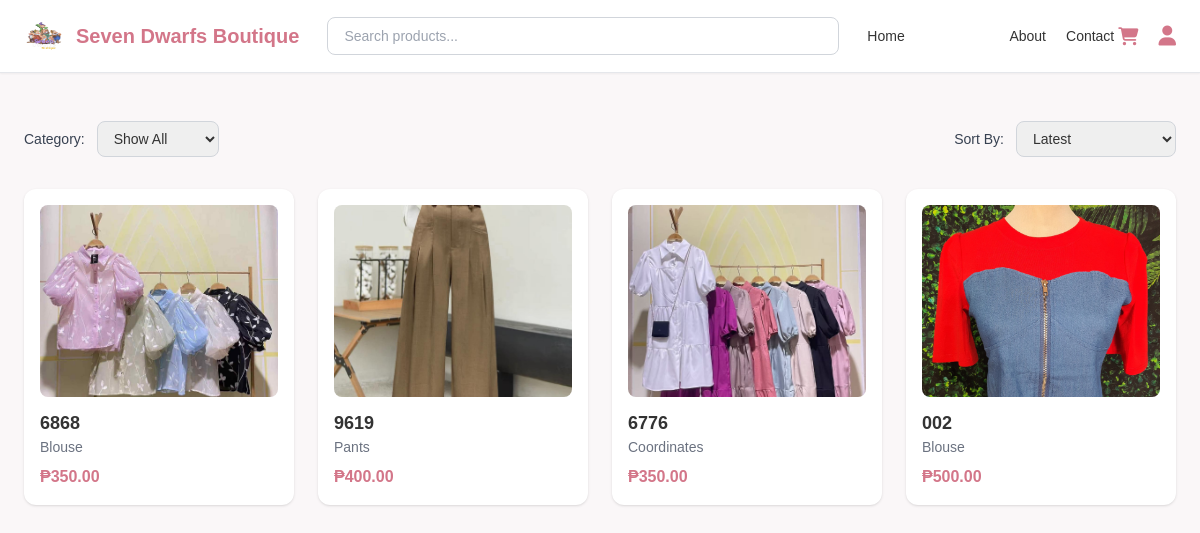
Before: /customerside/shop.php with the older database file.
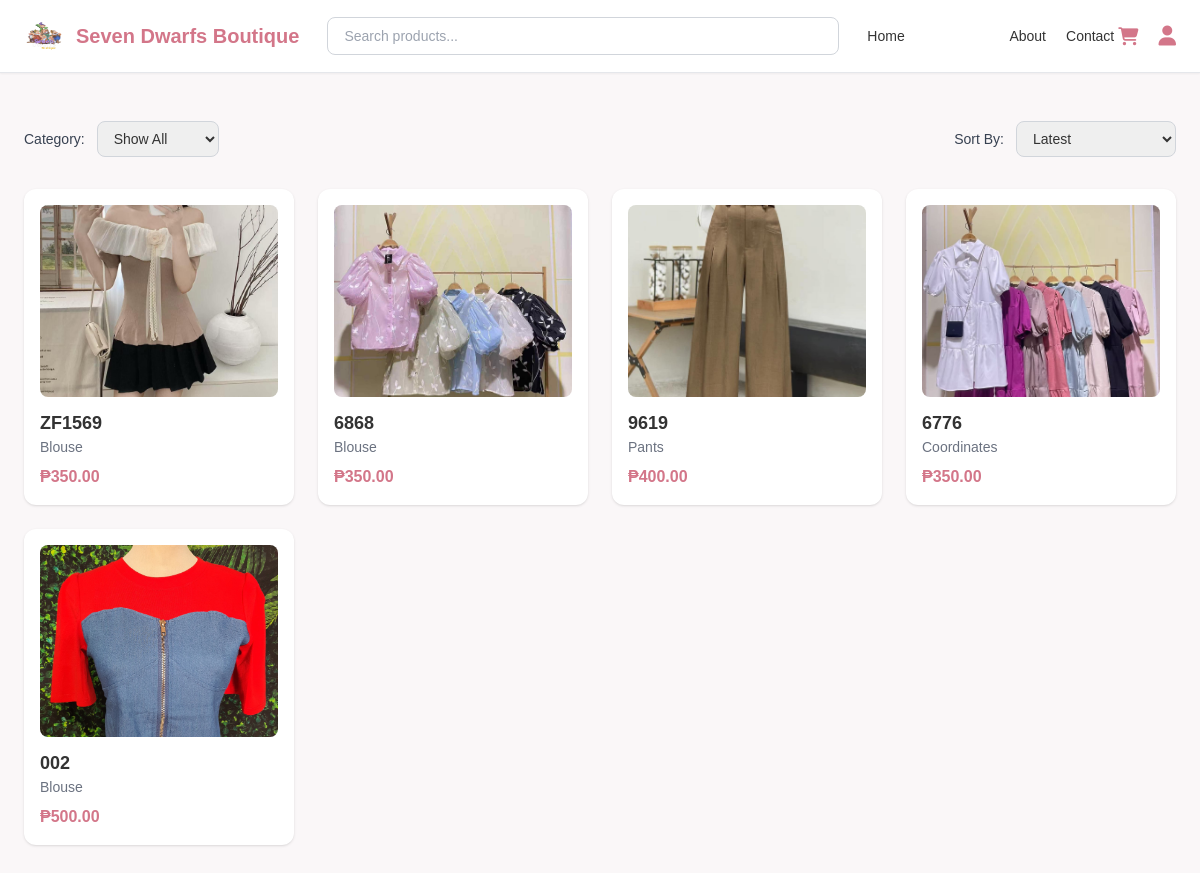
After: the same page with the newer database file.
### tables this page shows
CREATE TABLE `products` (
  `product_id` int(11) NOT NULL,
  `product_name` varchar(255) DEFAULT NULL,
  `description` text DEFAULT NULL,
  `price_id` int(11) DEFAULT NULL,
  `stocks` int(11) DEFAULT NULL,
  `category_id` int(11) DEFAULT NULL,
  `image_url` text DEFAULT NULL,
  `created_at` timestamp NOT NULL DEFAULT current_timestamp(),
  `supplier_id` int(11) DEFAULT NULL,
  `supplier_price` decimal(10,2) NOT NULL,
  `revenue` decimal(10,2) GENERATED ALWAYS AS (`price_id` - `supplier_price`) STORED,
  `sizes` varchar(255) DEFAULT NULL,
  `colors` varchar(255) DEFAULT NULL
);

CREATE TABLE `categories` (
  `category_id` int(11) NOT NULL,
  `category_code` varchar(10) DEFAULT NULL,
  `category_name` varchar(100) NOT NULL
);

### customerside/shop.php (the view, shortened to what this page needs)
<?php
require 'conn.php';
$isLoggedIn = isset($_SESSION['customer_id']);
$avatar = '../assets/default-avatar.png';
$selectedCategory = $_GET['category'] ?? 'all';
$search = $_GET['search'] ?? null;
$sort = $_GET['sort'] ?? 'latest';
$sql = "
  SELECT
    p.product_id,
    p.product_name,
    p.description,
    p.price_id,              -- changed from price_id
    p.image_url,
    c.category_name
  FROM products p
  LEFT JOIN categories c ON p.category_id = c.category_id
  WHERE 1=1
";
switch ($sort) {
  default: $sql .= " ORDER BY p.product_id DESC"; break;
}
$stmt = $conn->prepare($sql);
$stmt->execute();
$result = $stmt->get_result();
$products = [];
while ($row = $result->fetch_assoc()) {
  $imageList = [];
  $raw = trim($row['image_url'] ?? '');
  if ($raw && str_starts_with($raw, '[')) {
      $decoded = json_decode($raw, true);
      if (is_array($decoded)) $imageList = $decoded;
  } elseif ($raw) {
      $imageList = array_filter(array_map('trim', explode(',', $raw)));
  }
  $displayImages = [];
  if (!empty($imageList)) {
      foreach ($imageList as $img) {
          $img = trim($img);
          if (!str_contains($img, 'uploads/')) {
              $img = '../uploads/products/' . $img;
          } elseif (str_starts_with($img, 'uploads/')) {
              $img = '../' . $img;
          }
          $displayImages[] = htmlspecialchars($img);
      }
  } else {
      $displayImages[] = '../uploads/products/default.png';
  }
  $row['first_image'] = $displayImages[0];
  $products[] = $row;
}
?>
<!DOCTYPE html>
<html lang="en" x-data="{ showLogin: false, showSignup: false }">
<head>
  <script src="https://cdn.tailwindcss.com"></script>
  <link rel="stylesheet" href="https://cdnjs.cloudflare.com/ajax/libs/font-awesome/6.4.0/css/all.min.css"/>
</head>
<body>
<nav class="bg-white border-b shadow-sm sticky top-0 z-50">
  <div class="max-w-7xl mx-auto flex justify-between items-center px-6 py-4">
    <div class="flex items-center gap-3">
      <img src="../logo.png" alt="Logo" class="w-10 h-10 rounded-full">
      <h1 class="text-xl font-semibold text-[var(--rose)]">Seven Dwarfs Boutique</h1>
    </div>
    <form action="shop.php" method="get" class="flex flex-1 mx-6 max-w-lg">
      <input type="text" name="search" placeholder="Search products..." value="<?= htmlspecialchars($search ?? '') ?>"
             class="w-full px-4 py-2 border border-gray-300 rounded-lg focus:ring-2 focus:ring-[var(--rose)] outline-none text-sm">
    </form>
<ul class="hidden md:flex space-x-5 text-sm font-medium">
      <li><a href="homepage.php" class="nav-link">Home</a></li>
      <li><a href="shop.php" class="text-white bg-[var(--rose-muted)] px-4 py-2 rounded-full hover:bg-[var(--rose-hover)] transition">Shop</a></li>
      <li><a href="about.php" class="nav-link">About</a></li>
      <li><a href="contact.php" class="nav-link">Contact</a></li>
    </ul>
    <div class="flex items-center gap-5">
      <a href="cart.php" class="text-[var(--rose)] hover:text-[var(--rose-hover)] relative">
        <i class="fa-solid fa-cart-shopping text-lg"></i>
      </a>
      <div class="relative">
        <?php if ($isLoggedIn): ?>
          <div x-data="{ open: false }">
            <img src="<?= $avatar ?>" class="w-8 h-8 rounded-full border cursor-pointer" @click="open = !open">
            <div x-show="open" @click.away="open=false" class="absolute right-0 mt-3 bg-white border rounded-xl shadow-lg w-44 z-50">
              <a href="profile.php" class="block px-4 py-2 text-sm hover:bg-gray-100">My Profile</a>
              <a href="purchases.php" class="block px-4 py-2 text-sm hover:bg-gray-100">My Purchases</a>
              <form action="logout.php" method="POST">
                <button type="submit" class="w-full text-left px-4 py-2 text-sm text-red-500 hover:bg-gray-100">Logout</button>
              </form>
            </div>
          </div>
        <?php else: ?>
          <button @click="showLogin = true" class="text-[var(--rose)] hover:text-[var(--rose-hover)]">
            <i class="fa-solid fa-user text-xl"></i>
          </button>
        <?php endif; ?>
      </div>
    </div>
  </div>
</nav>
<section class="max-w-7xl mx-auto px-6 py-12">
  <div class="flex flex-wrap justify-between items-center mb-8">
    <form method="GET" id="categoryForm" class="flex items-center gap-3">
      <label class="text-sm font-medium text-gray-700">Category:</label>
      <select name="category" onchange="document.getElementById('categoryForm').submit()"
              class="border border-gray-300 rounded-lg px-3 py-2 text-sm focus:ring-2 focus:ring-[var(--rose)]">
        <option value="all" <?= ($selectedCategory === 'all') ? 'selected' : '' ?>>Show All</option>
      </select>
    </form>
    <form method="GET" class="flex items-center gap-3">
      <label class="text-sm font-medium text-gray-700">Sort By:</label>
      <select name="sort" onchange="this.form.submit()"
              class="border border-gray-300 rounded-lg px-3 py-2 text-sm focus:ring-2 focus:ring-[var(--rose)]">
        <option value="latest" <?= ($sort === 'latest') ? 'selected' : ''; ?>>Latest</option>
      </select>
    </form>
  </div>
  <div class="flex-1">
    <div class="grid grid-cols-1 sm:grid-cols-2 md:grid-cols-3 lg:grid-cols-4 gap-6">
      <?php if (!empty($products)): ?>
        <?php foreach ($products as $p): ?>
          <a href="product_detail.php?product_id=<?= $p['product_id']; ?>"
             class="card bg-white rounded-xl shadow p-4 block hover:scale-[1.02] transition">
            <img
              src="<?= htmlspecialchars($p['first_image']); ?>"
              alt="<?= htmlspecialchars($p['product_name']); ?>"
              class="w-full h-48 object-cover rounded-lg mb-3"
              onerror="this.src='../uploads/products/default.png';">
            <h4 class="text-lg font-semibold truncate"><?= htmlspecialchars($p['product_name']); ?></h4>
            <p class="text-sm text-gray-500"><?= htmlspecialchars($p['category_name']); ?></p>
            <p class="mt-2 font-bold text-[var(--rose)]">₱<?= number_format($p['price_id'], 2); ?></p>
          </a>
        <?php endforeach; ?>
      <?php else: ?>
        <p class="col-span-full text-center text-gray-500">No products found.</p>
      <?php endif; ?>
    </div>
  </div>
</section>
</body>
</html>

### customerside/shop.php (style rules this page uses)
:root { --rose: #d37689; --rose-hover: #b75f6f; --soft-bg: #faf7f8; }
body { background: var(--soft-bg); font-family: 'Poppins', sans-serif; color: #333; }

Changed rows visible on the page:
added products: shows a picture, product_name "ZF1569", category.category_name "Blouse", price "350.00"
